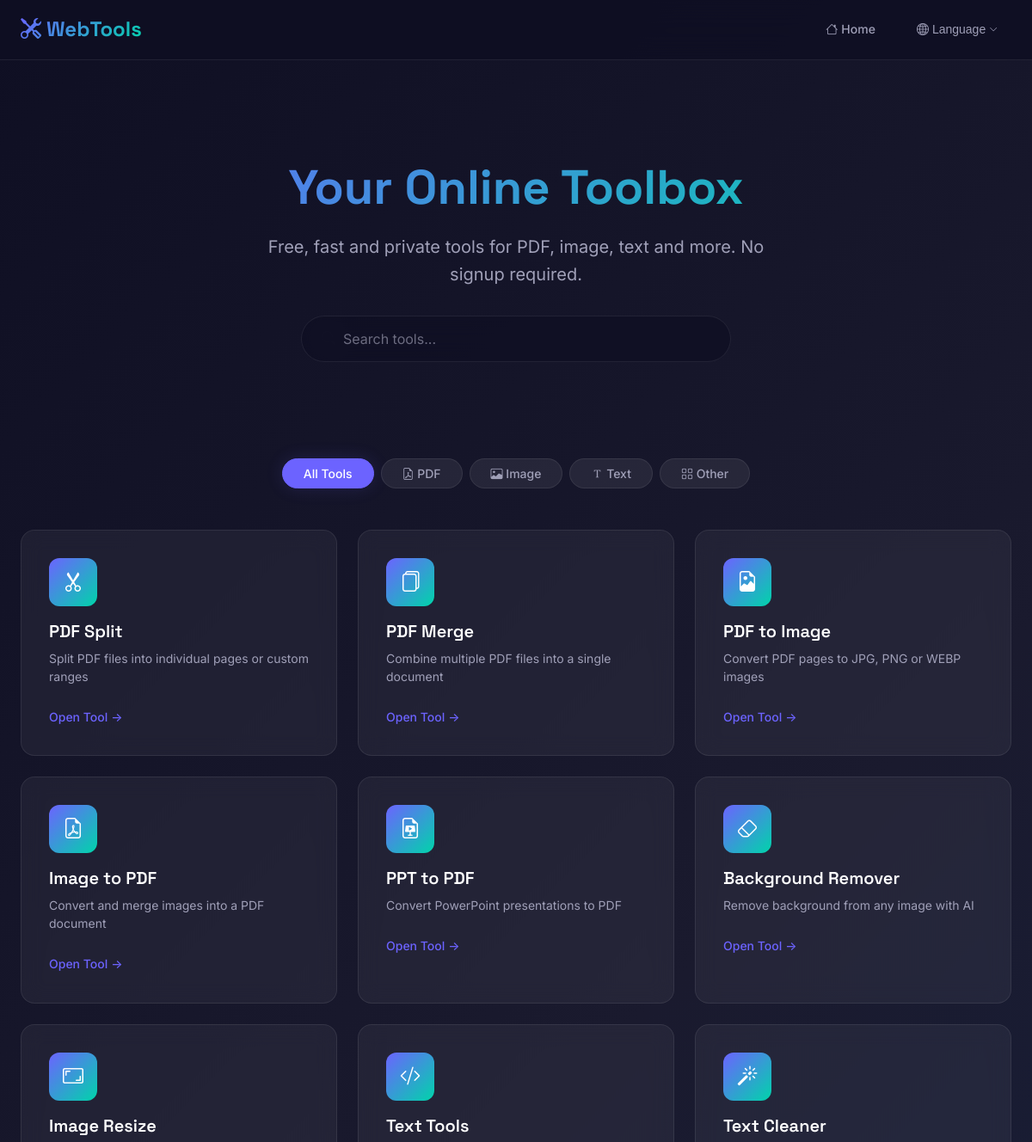
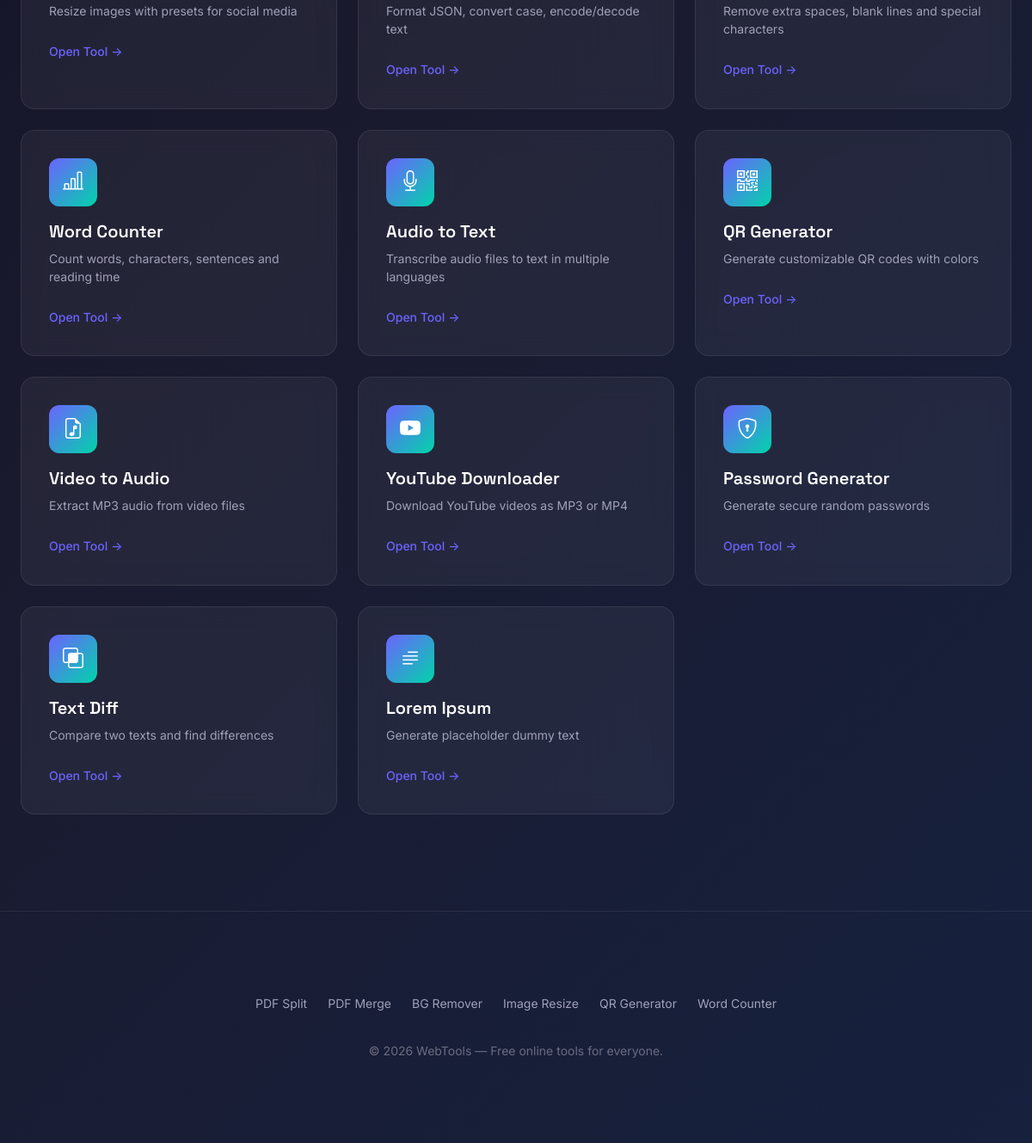
The page /en/ on the database its author committed (2 pictures, top to bottom).
### apps/tool_manager/models.py (models this page shows, shortened)
class Tool(models.Model):
    CATEGORY_CHOICES = (
        ('pdf', 'PDF'),
        ('image', 'Image'),
        ('text', 'Text'),
        ('other', 'Other'),
    )
    id_name = models.CharField(_('Tool ID (URL name)'), max_length=100, unique=True, help_text="e.g. video_to_audio:index")
    name = models.CharField(_('Tool Name'), max_length=100)
    desc = models.CharField(_('Description'), max_length=255)
    icon = models.CharField(_('Bootstrap Icon Class'), max_length=50, help_text="e.g. bi-scissors")
    category = models.CharField(_('Category'), max_length=20, choices=CATEGORY_CHOICES)
    is_active = models.BooleanField(_('Active (Visible)'), default=True)
    order = models.IntegerField(_('Display Order'), default=0)
    class Meta:
        verbose_name = _('Tool')
        verbose_name_plural = _('Tools')
        ordering = ['order', 'name']

### core/views.py (the view)
# urls.py: path('', views.home, name='home'),
def home(request):
    _sync_default_tools()
    active_tools = Tool.objects.filter(is_active=True)
    tools = []
    for t in active_tools:
        tools.append({'name': t.name, 'desc': t.desc, 'url': t.id_name, 'icon': t.icon, 'category': t.category})
    return render(request, 'core/home.html', {'tools': tools})

### apps/ads/templatetags/ads_tags.py (called while the page is built)
@register.simple_tag(takes_context=True)
def show_ad(context, position):
    request = context.get('request')
    page_type = 'home' if request and request.resolver_match and request.resolver_match.url_name == 'home' else 'tools'
    ads = AdPlacement.objects.filter(
        is_active=True,
        position=position
    ).filter(
        page__in=['all', page_type]
    ).order_by('order')
    if not ads.exists():
        return ''
    html_parts = []
    for ad in ads:
        html_parts.append(ad.ad_code)
    return mark_safe('\n'.join(html_parts))

### apps/pages/context_processors.py (called while the page is built)
def _ensure_default_pages() -> None:
    for data in _get_default_pages():
        obj, created = StaticPage.objects.get_or_create(
            key=data["key"],
            defaults={
                "slug": data["slug"],
                "title": data["title"],
                "show_in_nav": data["show_in_nav"],
                "show_in_footer": data["show_in_footer"],
                "nav_order": data["nav_order"],
                "footer_order": data["footer_order"],
            },
        )
        if not created:
            changed = False
            for field in ("slug", "title", "show_in_nav", "show_in_footer", "nav_order", "footer_order"):
                if getattr(obj, field) != data[field]:
                    setattr(obj, field, data[field])
                    changed = True
            if changed:
                obj.save()

def static_pages(request) -> Dict[str, Any]:
    _ensure_default_pages()
    nav_pages = StaticPage.objects.filter(is_active=True, show_in_nav=True).order_by("nav_order", "title")
    footer_pages = StaticPage.objects.filter(is_active=True, show_in_footer=True).order_by(
        "footer_order", "title"
    )
    return {
        "nav_static_pages": nav_pages,
        "footer_static_pages": footer_pages,
    }

### templates/core/home.html (shortened to what this page needs)
{% extends 'base/layouts/main.html' %}
{% load i18n %}
{% block container_class %}wt-container--home{% endblock %}
{% block content %}
<section class="wt-hero">
    <h1 class="wt-hero__title">{% trans "Your Online Toolbox" %}</h1>
    <p class="wt-hero__subtitle">{% trans "Free, fast and private tools for PDF, image, text and more. No signup required." %}</p>
    <div class="wt-search">
        <i class="bi bi-search wt-search__icon"></i>
        <input type="text" class="wt-search__input" id="toolSearch" placeholder="{% trans 'Search tools...' %}"
            aria-label="{% trans 'Search tools' %}" autocomplete="off">
    </div>
</section>
<div class="wt-tabs" role="tablist" aria-label="{% trans 'Tool categories' %}">
    <button class="wt-tab active" data-category="all" role="tab" aria-selected="true">{% trans "All Tools" %}</button>
    <button class="wt-tab" data-category="pdf" role="tab" aria-selected="false"><i class="bi bi-file-earmark-pdf"></i>
        PDF</button>
    <button class="wt-tab" data-category="image" role="tab" aria-selected="false"><i class="bi bi-image"></i> {% trans "Image" %}</button>
    <button class="wt-tab" data-category="text" role="tab" aria-selected="false"><i class="bi bi-fonts"></i> {% trans "Text" %}</button>
    <button class="wt-tab" data-category="other" role="tab" aria-selected="false"><i class="bi bi-grid"></i> {% trans "Other" %}</button>
</div>
<div class="wt-grid" id="toolGrid">
    {% for tool in tools %}
    <article class="wt-card" data-category="{{ tool.category }}" data-name="{{ tool.name }}">
        <div class="wt-card__icon" aria-hidden="true">
            <i class="bi {{ tool.icon }}"></i>
        </div>
        <h2 class="wt-card__title">{{ tool.name }}</h2>
        <p class="wt-card__desc">{{ tool.desc }}</p>
        <a href="{% url tool.url %}" class="wt-card__link" aria-label="{{ tool.name }}">{% trans "Open Tool" %}</a>
    </article>
    {% endfor %}
</div>
{% endblock %}

### templates/base/layouts/main.html (shortened to what this page needs)
{% load i18n static ads_tags %}
<!DOCTYPE html>
<html lang="{{ LANGUAGE_CODE }}" dir="ltr">
<head>
    <link rel="stylesheet" href="https://cdn.jsdelivr.net/npm/bootstrap-icons@1.11.0/font/bootstrap-icons.css">
    <link rel="stylesheet" href="{% static 'css/style.css' %}">
</head>
<body>
    <nav class="wt-navbar" role="navigation" aria-label="{% trans 'Main navigation' %}">
        <div class="container">
            <a href="{% url 'home' %}" class="wt-navbar__brand" aria-label="WebTools Home">
                <i class="bi bi-tools"></i> WebTools
            </a>
            <ul class="wt-navbar__nav">
                <li>
                    <a href="{% url 'home' %}" class="wt-navbar__link">
                        <i class="bi bi-house"></i> {% trans "Home" %}
                    </a>
                </li>
                <li class="wt-lang-dropdown">
                    <button class="wt-navbar__link" aria-haspopup="true">
                        <i class="bi bi-globe2"></i> {% trans "Language" %}
                        <i class="bi bi-chevron-down" style="font-size:0.7em"></i>
                    </button>
                        {% get_current_language as CURRENT_LANG %}
                        {% get_available_languages as LANGUAGES %}
                </li>
            </ul>
        </div>
    </nav>
    {% show_ad "header_banner" as header_ad %}
    <div class="wt-layout">
        {% show_ad "sidebar_left" as left_ad %}
        <main class="wt-layout__main">
            <div class="wt-container {% block container_class %}{% endblock %}">
                {% block content %}{% endblock %}
            </div>
        </main>
        {% show_ad "sidebar_right" as right_ad %}
    </div>
    <footer class="wt-footer" role="contentinfo">
        <div class="wt-container">
            {% show_ad "footer_banner" as footer_ad %}
            <ul class="wt-footer__links" aria-label="{% trans 'Tool links' %}">
                <li><a href="{% url 'pdf_split:index' %}">PDF Split</a></li>
                <li><a href="{% url 'pdf_merge:index' %}">PDF Merge</a></li>
                <li><a href="{% url 'bg_remove:index' %}">{% trans "BG Remover" %}</a></li>
                <li><a href="{% url 'image_resize:index' %}">{% trans "Image Resize" %}</a></li>
                <li><a href="{% url 'qr_generator:index' %}">{% trans "QR Generator" %}</a></li>
                <li><a href="{% url 'word_counter:index' %}">{% trans "Word Counter" %}</a></li>
            </ul>
            <p>&copy; 2026 WebTools — {% trans "Free online tools for everyone." %}</p>
        </div>
    </footer>
</body>
</html>

### rows shown on the page
Tool: name "PDF Split", desc "Split PDF files into individual pages or custom ranges"
Tool: name "PDF Merge", desc "Combine multiple PDF files into a single document"
Tool: name "PDF to Image", desc "Convert PDF pages to JPG, PNG or WEBP images"
Tool: name "Image to PDF", desc "Convert and merge images into a PDF document"
Tool: name "PPT to PDF", desc "Convert PowerPoint presentations to PDF"
Tool: name "Background Remover", desc "Remove background from any image with AI"
Tool: name "Image Resize", desc "Resize images with presets for social media"
Tool: name "Text Tools", desc "Format JSON, convert case, encode/decode text"
Tool: name "Text Cleaner", desc "Remove extra spaces, blank lines and special characters"
Tool: name "Word Counter", desc "Count words, characters, sentences and reading time"
Tool: name "Audio to Text", desc "Transcribe audio files to text in multiple languages"
Tool: name "QR Generator", desc "Generate customizable QR codes with colors"
Tool: name "Video to Audio", desc "Extract MP3 audio from video files"
Tool: name "YouTube Downloader", desc "Download YouTube videos as MP3 or MP4"
Tool: name "Password Generator", desc "Generate secure random passwords"
Tool: name "Text Diff", desc "Compare two texts and find differences"
Tool: name "Lorem Ipsum", desc "Generate placeholder dummy text"
